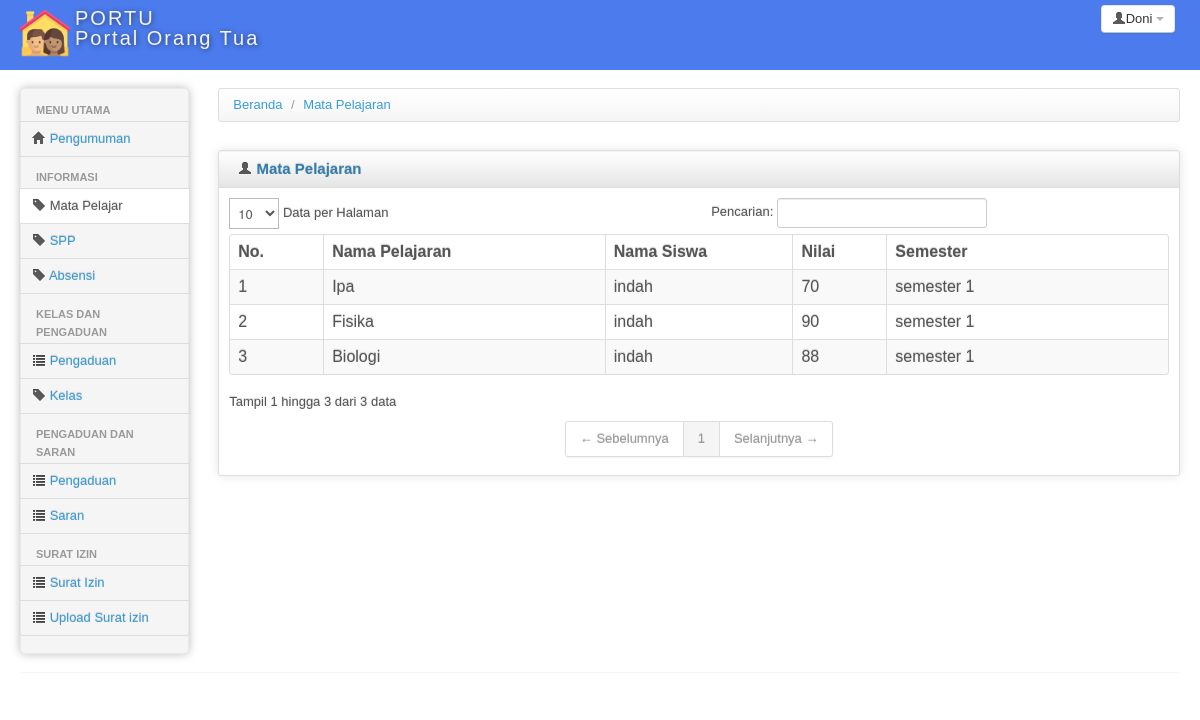
Page /portu/index.php?modul=matpel (signed in) on the committed database.
### tables this page shows
CREATE TABLE IF NOT EXISTS `matpel` (
  `id_matpel` int(11) NOT NULL AUTO_INCREMENT,
  `nama_matpel` varchar(111) NOT NULL,
  `nilai` int(111) NOT NULL,
  `sems` int(2) NOT NULL,
  `id_s` int(11) NOT NULL,
  PRIMARY KEY (`id_matpel`)
);

CREATE TABLE IF NOT EXISTS `siswa` (
  `id_s` int(11) NOT NULL AUTO_INCREMENT,
  `nama_s` varchar(111) NOT NULL,
  `id_kelas` int(11) NOT NULL,
  `id_ortu` int(11) NOT NULL,
  `id_guru` int(11) NOT NULL,
  PRIMARY KEY (`id_s`),
  KEY `id_kelas` (`id_kelas`)
);

### portu/modul/mod_matpel/matpel.php (the view, shortened to what this page needs)
<?php
$id = $_SESSION['id_or'];
$query = mysql_query("select * from matpel inner join siswa on siswa.id_s=matpel.id_s where siswa.id_ortu=$id");
?>
<div>
    <ul class="breadcrumb">
        <li>
            <a href="index.php?modul=home">Beranda</a> <span class="divider">/</span>
        </li>
        <li>
            <a href="index.php?modul=merk">Mata Pelajaran</a>
        </li>
    </ul>
</div>
<div class="row-fluid sortable">
    <div class="box span12">
        <div class="box-header well" data-original-title>
            <h2><i class="icon-user"></i> Mata Pelajaran</h2>
        </div>
        <div class="box-content">
            <table class="table table-striped table-bordered bootstrap-datatable datatable">
                <thead>
                    <tr>
                        <th style="width: 10%;">
                            No.
                        </th>
                        <th style="width: 30%;">
                            Nama Pelajaran
                        </th>
                        <th style="width: 20%;">
                            Nama Siswa
                        </th>
                        <th style="width: 10%;">
                            Nilai
                        </th>
                        <th style="width: 30%;">
                            Semester
                        </th>
                    </tr>
                </thead>
                <tbody>
                    <?php
                    $i = 1;
                    while ($data = mysql_fetch_array($query)) {
                    ?>
                        <tr>
                            <td><?php echo $i++; ?></td>
                            <td><?php echo $data['nama_matpel']; ?></td>
                            <td><?php echo $data['nama_s']; ?></td>
                            <td><?php echo $data['nilai']; ?></td>
                            <td><?php echo "semester ". $data['sems']; ?></td>
                        </tr>
                    <?php } ?>
                </tbody>
            </table>
        </div>
    </div>
</div>

### portu/css/charisma-app.css (style rules this page uses)
.box { border: 1px solid #DEDEDE; border-radius:3px; -webkit-border-radius:3px; -moz-border-radius:3px; margin-top: 10px; margin-bottom: 10px ; box-shadow: 0 0 10px rgba(189, 189, 189, 0.4); -webkit-box-shadow: 0 0 10px rgba(189, 189, 189, 0.4); -moz-box-shadow: 0 0 10px rgba(189, 189, 189, 0.4); }
.box-header { border:none; padding-top:5px; border-bottom: 1px solid #DEDEDE; border-radius:3px 3px 0 0; -webkit-border-radius:3px 3px 0 0; -moz-border-radius:3px 3px 0 0; height:12px; min-height:12px; margin-bottom: 0; cursor:move; font-weight:bold; font-size:16px; background: -moz-linear-gradient(top, rgba(255,255,255,0) 0%, rgba(0,0,0,0.1) 100%); background: -webkit-gradient(linear, left top, left bottom, color-stop(0%,rgba(255,255,255,0)), color-stop(100%,rgba(0,0,0,0.1))); background: -webkit-linear-gradient(top, rgba(255,255,255,0) 0%,rgba(0,0,0,0.1) 100%); background: -o-linear-gradient(top, rgba(255,255,255,0) 0%,rgba(0,0,0,0.1) 100%); background: -ms-linear-gradient(top, rgba(255,255,255,0) 0%,rgba(0,0,0,0.1) 100%); background: linear-gradient(to bottom, rgba(255,255,255,0) 0%,rgba(0,0,0,0.1) 100%); filter: progid:DXImageTransform.Microsoft.gradient( startColorstr='#00ffffff', endColorstr='#1a000000',GradientType=0 ); }
.box-header h2 { font-size:15px; width:auto; clear:none; float:left; line-height:25px; white-space: nowrap; }
.box-header h2 > i { margin-top:1px; }
.box-content { padding:10px; }

### portu/header.php (style rules this page uses)
body { padding-bottom: 40px; }

### rows in the picture
matpel: nama_matpel "Ipa", siswa.nama_s "indah", nilai "70", sems "1"
matpel: nama_matpel "Fisika", siswa.nama_s "indah", nilai "90", sems "1"
matpel: nama_matpel "Biologi", siswa.nama_s "indah", nilai "88", sems "1"

### other values in the picture
$_SESSION['nama'] "Doni"
